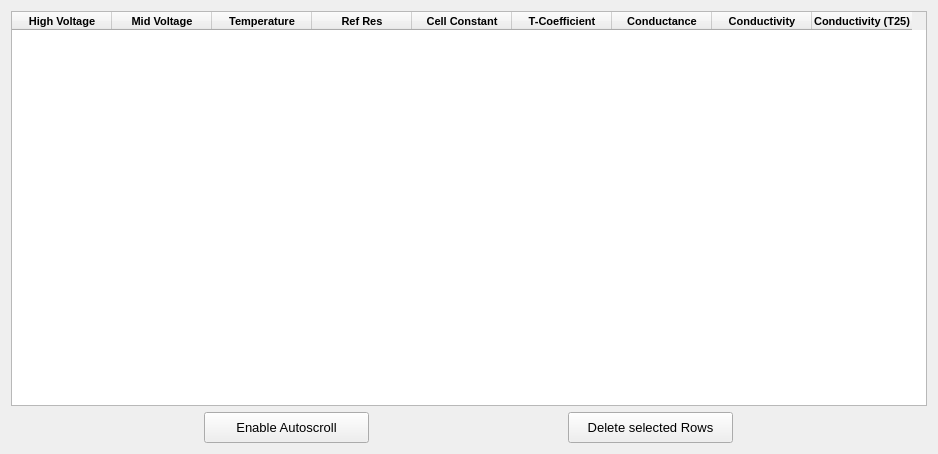
      <widget class="QWidget" name="tab">
       <attribute name="title">
        <string>Single Measurement Data</string>
       </attribute>
       <layout class="QVBoxLayout" name="verticalLayout_3">
        <item>
         <widget class="QTableWidget" name="singleMeasurements">
          <property name="minimumSize">
           <size>
            <width>0</width>
            <height>395</height>
           </size>
          </property>
          <property name="maximumSize">
           <size>
            <width>16777215</width>
            <height>395</height>
           </size>
          </property>
          <property name="font">
           <font>
            <pointsize>8</pointsize>
           </font>
          </property>
          <property name="sizeAdjustPolicy">
           <enum>QAbstractScrollArea::AdjustToContents</enum>
          </property>
          <column>
           <property name="text">
            <string>High Voltage</string>
           </property>
           <property name="font">
            <font>
             <weight>75</weight>
             <bold>true</bold>
            </font>
           </property>
          </column>
          <column>
           <property name="text">
            <string>Mid Voltage</string>
           </property>
           <property name="font">
            <font>
             <weight>75</weight>
             <bold>true</bold>
            </font>
           </property>
          </column>
          <column>
           <property name="text">
            <string>Temperature</string>
           </property>
           <property name="font">
            <font>
             <weight>75</weight>
             <bold>true</bold>
            </font>
           </property>
          </column>
          <column>
           <property name="text">
            <string>Ref Res</string>
           </property>
           <property name="font">
            <font>
             <weight>75</weight>
             <bold>true</bold>
            </font>
           </property>
          </column>
          <column>
           <property name="text">
            <string>Cell Constant</string>
           </property>
           <property name="font">
            <font>
             <weight>75</weight>
             <bold>true</bold>
            </font>
           </property>
          </column>
          <column>
           <property name="text">
            <string>T-Coefficient</string>
           </property>
           <property name="font">
            <font>
             <weight>75</weight>
             <bold>true</bold>
            </font>
           </property>
          </column>
          <column>
           <property name="text">
            <string>Conductance</string>
           </property>
           <property name="font">
            <font>
             <weight>75</weight>
             <bold>true</bold>
             <kerning>false</kerning>
            </font>
           </property>
          </column>
          <column>
           <property name="text">
            <string>Conductivity</string>
           </property>
           <property name="font">
            <font>
             <weight>75</weight>
             <bold>true</bold>
             <kerning>true</kerning>
            </font>
           </property>
          </column>
          <column>
           <property name="text">
            <string>Conductivity (T25)</string>
           </property>
           <property name="font">
            <font>
             <weight>75</weight>
             <bold>true</bold>
            </font>
           </property>
          </column>
         </widget>
        </item>
        <item>
         <layout class="QHBoxLayout" name="horizontalLayout_4">
          <item>
           <widget class="QPushButton" name="autoscrollSingleMeasurement">
            <property name="minimumSize">
             <size>
              <width>165</width>
              <height>31</height>
             </size>
            </property>
            <property name="maximumSize">
             <size>
              <width>165</width>
              <height>31</height>
             </size>
            </property>
            <property name="font">
             <font>
              <pointsize>10</pointsize>
              <weight>50</weight>
              <italic>false</italic>
              <bold>false</bold>
              <stylestrategy>PreferAntialias</stylestrategy>
             </font>
            </property>
            <property name="text">
             <string>Enable Autoscroll</string>
            </property>
            <property name="checkable">
             <bool>true</bool>
            </property>
           </widget>
          </item>
          <item>
           <widget class="QPushButton" name="buttonDeleteSingleMeasurementRow">
            <property name="minimumSize">
             <size>
              <width>165</width>
              <height>31</height>
             </size>
            </property>
            <property name="maximumSize">
             <size>
              <width>165</width>
              <height>31</height>
             </size>
            </property>
            <property name="font">
             <font>
              <pointsize>10</pointsize>
              <weight>50</weight>
              <italic>false</italic>
              <bold>false</bold>
              <stylestrategy>PreferAntialias</stylestrategy>
             </font>
            </property>
            <property name="text">
             <string>Delete selected Rows</string>
            </property>
           </widget>
          </item>
         </layout>
        </item>
       </layout>
      </widget>
